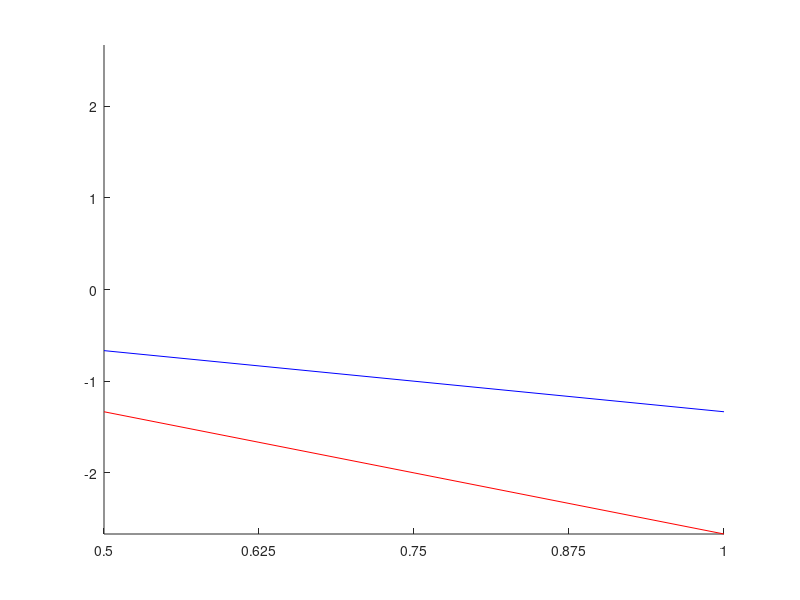

Source code (MATLAB): (Note: this script raises an error after producing the figure.)
%
% Clear all variables and screen
clear
clf
% Define the number of bits (input Dividend)
n = 4;
%
% Define Divisor Range
% Normalized Floating Point [Dmin,Dmax] = [1,2]
% Normalized Fixed Point    [Dmin, Dmax] =[1/2,1]
%
Dminimum = 1.0/2;
Dmaximum = 2.0/2;
% Define an ulp
ulp = 2^(-n);
% radix = beta
beta  = 4;
% rho = redundancy factor -> SHOULD ALWAYS BE >= THAN 1/2
%
% SD representations have alpha < beta - 1
%
% alpha = ceil(beta/2)  minimially redundant  
% alpha = beta -1       maximally redundant (rho = 1)
% alpha = (beta-1)/2    nonredundant
% alpha > beta - 1      over-redundant
% 
rho = 2/3;
% Calculation of max digit set
alpha = rho*(beta-1);
% Da contains digit set
q = [];
for i = -alpha:alpha
  q = [q; i];
end
% 4r(i-1)/D values
hold on
% figure(1)
grid off
for i = 1:length(q)
  x = -rho+q(i):ulp:rho+q(i);
  % Plot redundancy (overlap) Positive
  z = [rho+q(i),rho+q(i)];
  y = [x(length(x))-q(i),0];
  % Plot redundancy (overlap) Negative
  if (i ~= length(q))
    w = [-rho+q(i+1)-q(i+1),0];
    u = [-rho+q(i+1),-rho+q(i+1)];
    % plot(u,w,'b')
  end
  % plot(x,x-q(i))
  % plot(z,y,'r')

end
% title('Robertson Diagram for Radix-4 SRT Divison')

Np   = 3;
Nd   = 3;
Dmin = Dminimum;
Dmax = Dmaximum;
ulpd = 2^(-Nd);
ulpp = 2^(-Np);

%
% Plot Atkins P-D plot
% Normalized Floating Point [Dmin,Dmax] = [1,2]
% Normalized Fixed Point    [Dmin, Dmax] =[1/2,1]
%
Dmin = Dminimum;
Dmax = Dmaximum;
for i = 1:length(q)
  D = Dmin:ulpd:Dmax;
  P1 = (rho+q(i))*D;
  P2 = (-rho+q(i))*D;
  hold on
  p1 = plot(D,P1,'b');
  p2 = plot(D,P2,'r');
  axis([Dmin Dmax -beta*rho*Dmaximum beta*rho*Dmaximum])
  xticks(D)
  p1.LineWidth = 2.0;
  p2.LineWidth = 2.0;
end

% Let's make x axis binary
D = Dmin:ulpd:Dmax;
j = [];
for i=1:length(D)
    j = [j disp_bin(D(i), 1, 3)];
end
yk = [];
yk2 = [];
for i=-2.5:0.5:2.5;
    yk = [yk disp_bin(i, 3, 3)];
    yk2 = [yk2 i];
end
xtickangle(90)
xticklabels(j)
yticklabels(yk)

% Let's draw allow points on PD plot
% Positive Portions
index = 1;
i = 0:ulpp:rho*beta*Dmaximum;
for j = Dmin:ulpd:Dmax
  plot(j*ones(1,length(i)),i,'k');
end

j = Dmin:ulpd:Dmax;
for i = 0:ulpp:rho*beta*Dmaximum
  plot(j,i*ones(length(j)),'k');
end

% Negative Portions
index = 1;
i = 0:-ulpp:rho*-beta*Dmaximum;
for j = Dmin:ulpd:Dmax
  plot(j*ones(1,length(i)),i,'k');
end

j = Dmin:ulpd:Dmax;
for i = 0:-ulpp:-rho*beta*Dmaximum
  plot(j,i*ones(length(j)),'k');
end

% Labels and Printing
xlh = xlabel(['Divisor (d)']);
xlh.Position(2) = xlh.Position(2) - 0.1;
xlh.FontSize = 18;
ylh = ylabel(['P = 4 \cdot w_i']);
ylh.Position(1) = ylh.Position(1)-0.02;
ylh.FontSize = 18;

% Containment Values (placed manually although not bad)
m2 = [5/6 1.0 5/4 11/8 11/8];
m1 = [1/4 1/4 1/2 1/2 1/2];
m0 = [-1/4 -1/4 -1/2 -1/2 -1/2];
m1b = [-5/6 -1 -5/4 -11/8 -11/8];
x2 = Dmin:ulpd:Dmax;
s2 = stairs(x2, m2);
s2.Color = '#8f08d1';
s2.LineWidth = 3.0;
s1 = stairs(x2, m1);
s1.Color = '#8f08d1';
s1.LineWidth = 3.0;
s0 = stairs(x2, m0);
s0.Color = '#8f08d1';
s0.LineWidth = 3.0;
s1b = stairs(x2, m1b);
s1b.Color = '#8f08d1';
s1b.LineWidth = 3.0;

% Place manually Quotient (ugh)
j = Dmin+ulpd/2:ulpd:Dmax;
i = rho*beta*Dmaximum-ulpp*3/4:-ulpp:-rho*beta*Dmaximum;
text(j(1), i(1), '2')
text(j(1), i(2), '2')
text(j(1), i(3), '2')
text(j(1), i(4), '2')
text(j(1), i(5), '2')
text(j(1), i(6), '2')
text(j(1), i(7), '2')
text(j(1), i(8), '2')
text(j(1), i(9), '2')
text(j(1), i(10), '2')
text(j(1), i(11), '2')
text(j(1), i(12), '2')
text(j(1), i(13), '2')
text(j(1), i(14), '2')
error1 = text(j(1), i(15), 'Full Precision', 'FontSize', 16);
text(j(1), i(16), '1')
text(j(1), i(17), '1')
text(j(1), i(18), '1')
text(j(1), i(19), '1')
text(j(1), i(20), '0')
text(j(1), i(21), '0')
text(j(1), i(22), '0')
text(j(1), i(23), '0')
text(j(1), i(24), '-1')
text(j(1), i(25), '-1')
text(j(1), i(26), '-1')
text(j(1), i(27), '-1')
error2 = text(j(1), i(28), 'Full Precision', 'FontSize', 16);
text(j(1), i(29), '-2')
text(j(1), i(30), '-2')
text(j(1), i(31), '-2')
text(j(1), i(32), '-2')
text(j(1), i(33), '-2')
text(j(1), i(34), '-2')
text(j(1), i(35), '-2')
text(j(1), i(36), '-2')
text(j(1), i(37), '-2')
text(j(1), i(38), '-2')
text(j(1), i(39), '-2')
text(j(1), i(40), '-2')
text(j(1), i(41), '-2')
text(j(1), i(42), '-2')

text(j(2), i(1), '2')
text(j(2), i(2), '2')
text(j(2), i(3), '2')
text(j(2), i(4), '2')
text(j(2), i(5), '2')
text(j(2), i(6), '2')
text(j(2), i(7), '2')
text(j(2), i(8), '2')
text(j(2), i(9), '2')
text(j(2), i(10), '2')
text(j(2), i(11), '2')
text(j(2), i(12), '2')
text(j(2), i(13), '2')
text(j(2), i(14), '1')
text(j(2), i(15), '1')
text(j(2), i(16), '1')
text(j(2), i(17), '1')
text(j(2), i(18), '1')
text(j(2), i(19), '1')
text(j(2), i(20), '0')
text(j(2), i(21), '0')
text(j(2), i(22), '0')
text(j(2), i(23), '0')
text(j(2), i(24), '-1')
text(j(2), i(25), '-1')
text(j(2), i(26), '-1')
text(j(2), i(27), '-1')
text(j(2), i(28), '-1')
text(j(2), i(29), '-1')
text(j(2), i(30), '-2')
text(j(2), i(31), '-2')
text(j(2), i(32), '-2')
text(j(2), i(33), '-2')
text(j(2), i(34), '-2')
text(j(2), i(35), '-2')
text(j(2), i(36), '-2')
text(j(2), i(37), '-2')
text(j(2), i(38), '-2')
text(j(2), i(39), '-2')
text(j(2), i(40), '-2')
text(j(2), i(41), '-2')
text(j(2), i(42), '-2')

text(j(3), i(1), '2')
text(j(3), i(2), '2')
text(j(3), i(3), '2')
text(j(3), i(4), '2')
text(j(3), i(5), '2')
text(j(3), i(6), '2')
text(j(3), i(7), '2')
text(j(3), i(8), '2')
text(j(3), i(9), '2')
text(j(3), i(10), '2')
text(j(3), i(11), '2')
text(j(3), i(12), '1')
text(j(3), i(13), '1')
text(j(3), i(14), '1')
text(j(3), i(15), '1')
text(j(3), i(16), '1')
text(j(3), i(17), '1')
text(j(3), i(18), '0')
text(j(3), i(19), '0')
text(j(3), i(20), '0')
text(j(3), i(21), '0')
text(j(3), i(22), '0')
text(j(3), i(23), '0')
text(j(3), i(24), '0')
text(j(3), i(25), '0')
text(j(3), i(26), '-1')
text(j(3), i(27), '-1')
text(j(3), i(28), '-1')
text(j(3), i(29), '-1')
text(j(3), i(30), '-1')
text(j(3), i(31), '-1')
text(j(3), i(32), '-2')
text(j(3), i(33), '-2')
text(j(3), i(34), '-2')
text(j(3), i(35), '-2')
text(j(3), i(36), '-2')
text(j(3), i(37), '-2')
text(j(3), i(38), '-2')
text(j(3), i(39), '-2')
text(j(3), i(40), '-2')
text(j(3), i(41), '-2')
text(j(3), i(42), '-2')

text(j(4), i(1), '2')
text(j(4), i(2), '2')
text(j(4), i(3), '2')
text(j(4), i(4), '2')
text(j(4), i(5), '2')
text(j(4), i(6), '2')
text(j(4), i(7), '2')
text(j(4), i(8), '2')
text(j(4), i(9), '2')
text(j(4), i(10), '2')
text(j(4), i(11), '1')
text(j(4), i(12), '1')
text(j(4), i(13), '1')
text(j(4), i(14), '1')
text(j(4), i(15), '1')
text(j(4), i(16), '1')
text(j(4), i(17), '1')
text(j(4), i(18), '0')
text(j(4), i(19), '0')
text(j(4), i(20), '0')
text(j(4), i(21), '0')
text(j(4), i(22), '0')
text(j(4), i(23), '0')
text(j(4), i(24), '0')
text(j(4), i(25), '0')
text(j(4), i(26), '-1')
text(j(4), i(27), '-1')
text(j(4), i(28), '-1')
text(j(4), i(29), '-1')
text(j(4), i(30), '-1')
text(j(4), i(31), '-1')
text(j(4), i(32), '-1')
text(j(4), i(33), '-2')
text(j(4), i(34), '-2')
text(j(4), i(35), '-2')
text(j(4), i(36), '-2')
text(j(4), i(37), '-2')
text(j(4), i(38), '-2')
text(j(4), i(39), '-2')
text(j(4), i(40), '-2')
text(j(4), i(41), '-2')
text(j(4), i(42), '-2')



print -dpng pd_bad.png





